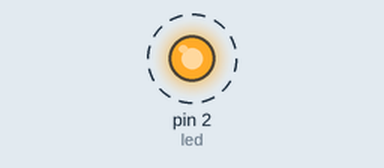
Simulated run of this program. Board: MicroPython board. Shown: output pins drawn as LEDs (lit = HIGH). Dashed ring = blinking.

Above: at 0.2 s.
Timing chart, 0 to 3.0 s (numbered marks = the images above):
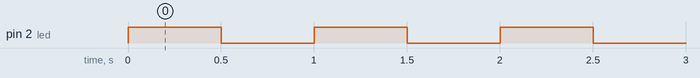

Measured:
- by itself, pin 2 (led): alternates HIGH for 0.50 s and LOW for 0.50 s

The program:

practice02-00.py
```python
import time
from machine import Pin

led = Pin(2, Pin.OUT)

while True:
    led.on()  # LEDを点灯する
    time.sleep_ms(500)  # 指定ミリ時間、一時停止する
    led.off()  # LEDを消灯する
    time.sleep_ms(500)
```
